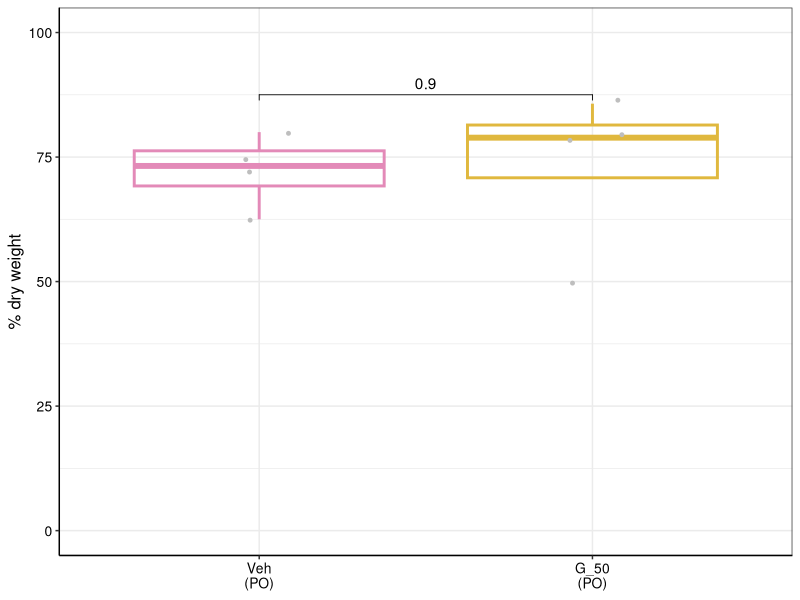
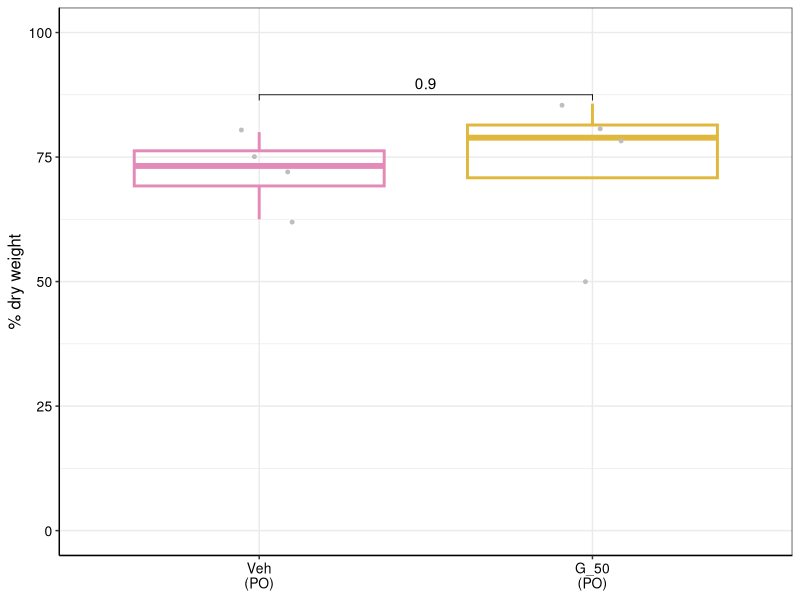

Reproduce these figures in R, in order.
## ---- chunk 1
library(dplyr)
library(ggplot2)
library(readxl)
library(ggpubr)
## ---- chunk 2
dryweight <- read_excel("Female cohort - PO/Data to plot - female cohort.xlsx", sheet = "% dry weight")
dryweight$`Mouse group` <- ifelse(dryweight$`Mouse group` == 'Veh (PO)', 'Veh\n(PO)', 'G_50\n(PO)')
dryweight$`Mouse group` <- factor(dryweight$`Mouse group`,
                                levels = c('Veh\n(PO)',
                                           'G_50\n(PO)'))

dryweight <- dplyr::rename(dryweight, pc_dry_weight=`% dry weight`)
## ---- chunk 3
ggplot(dryweight, aes(x = `Mouse group`, y = pc_dry_weight)) +
  geom_boxplot(aes(color = `Mouse group`), fill = NA, outlier.shape = NA, linewidth = 1) +
  geom_point(color = "grey", position = position_jitter(width = 0.1), size = 1) +
  scale_color_manual(values = c("Veh\n(PO)" = "#E38AB8", "G_50\n(PO)" = "#E0B83E")) +
  stat_compare_means(
    method = "t.test",
    label = "p.format",
    comparisons = list(c("Veh\n(PO)", "G_50\n(PO)")),
    hide.ns = FALSE
  ) +
  theme_bw() +
  theme(
    legend.position = "none",
    axis.line = element_line(color = "black"),
    axis.text.y = element_text(size = 10, color = "black"),
    axis.text.x = element_text(size = 10, color = "black"),
    axis.title.y = element_text(size = 12, color = "black"),
    axis.title.x = element_blank()
  ) +
  labs(y = "% dry weight") + ylim(0,100)

ggsave("Female cohort - PO/dry_weight.pdf", width = 2, height = 2)
## ---- chunk 4
print(t.test(
  dplyr::filter(dryweight, `Mouse group` == 'Veh\n(PO)')$pc_dry_weight,
  dplyr::filter(dryweight, `Mouse group` == 'G_50\n(PO)')$pc_dry_weight
))
